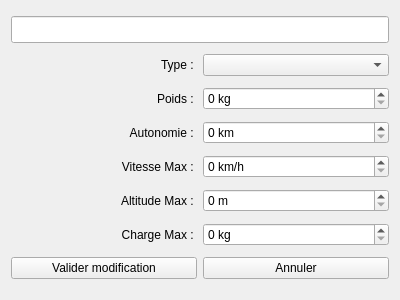
<?xml version="1.0" encoding="UTF-8"?>
<ui version="4.0">
 <class>DroneModif</class>
 <widget class="QWidget" name="DroneModif">
  <property name="geometry">
   <rect>
    <x>0</x>
    <y>0</y>
    <width>400</width>
    <height>300</height>
   </rect>
  </property>
  <property name="windowTitle">
   <string>Kirk Project - Modification de Drone</string>
  </property>
  <property name="windowIcon">
   <iconset resource="../res.qrc">
    <normaloff>:/files/Ressources/KirkProject.png</normaloff>:/files/Ressources/KirkProject.png</iconset>
  </property>
  <layout class="QVBoxLayout" name="verticalLayout_2">
   <item>
    <layout class="QHBoxLayout" name="lay_Titre">
     <item>
      <widget class="QLineEdit" name="leNom">
       <property name="font">
        <font>
         <pointsize>12</pointsize>
         <weight>75</weight>
         <bold>true</bold>
        </font>
       </property>
      </widget>
     </item>
    </layout>
   </item>
   <item>
    <layout class="QHBoxLayout" name="lay_Type">
     <item>
      <widget class="QLabel" name="lbType">
       <property name="text">
        <string>Type : </string>
       </property>
       <property name="alignment">
        <set>Qt::AlignRight|Qt::AlignTrailing|Qt::AlignVCenter</set>
       </property>
      </widget>
     </item>
     <item>
      <widget class="QComboBox" name="coType"/>
     </item>
    </layout>
   </item>
   <item>
    <layout class="QHBoxLayout" name="lay_Poids">
     <item>
      <widget class="QLabel" name="lbPoids">
       <property name="text">
        <string>Poids : </string>
       </property>
       <property name="alignment">
        <set>Qt::AlignRight|Qt::AlignTrailing|Qt::AlignVCenter</set>
       </property>
      </widget>
     </item>
     <item>
      <widget class="QDoubleSpinBox" name="dspPoids">
       <property name="suffix">
        <string> kg</string>
       </property>
       <property name="decimals">
        <number>0</number>
       </property>
       <property name="maximum">
        <double>100000.000000000000000</double>
       </property>
      </widget>
     </item>
    </layout>
   </item>
   <item>
    <layout class="QHBoxLayout" name="lay_Autonomie">
     <item>
      <widget class="QLabel" name="lbAutonomie">
       <property name="text">
        <string>Autonomie : </string>
       </property>
       <property name="alignment">
        <set>Qt::AlignRight|Qt::AlignTrailing|Qt::AlignVCenter</set>
       </property>
      </widget>
     </item>
     <item>
      <widget class="QDoubleSpinBox" name="dspAutonomie">
       <property name="suffix">
        <string> km</string>
       </property>
       <property name="decimals">
        <number>0</number>
       </property>
       <property name="maximum">
        <double>100000.000000000000000</double>
       </property>
      </widget>
     </item>
    </layout>
   </item>
   <item>
    <layout class="QHBoxLayout" name="lay_VitesseMax">
     <item>
      <widget class="QLabel" name="lbVitesseMax">
       <property name="text">
        <string>Vitesse Max : </string>
       </property>
       <property name="alignment">
        <set>Qt::AlignRight|Qt::AlignTrailing|Qt::AlignVCenter</set>
       </property>
      </widget>
     </item>
     <item>
      <widget class="QDoubleSpinBox" name="dspVitesseMax">
       <property name="suffix">
        <string> km/h</string>
       </property>
       <property name="decimals">
        <number>0</number>
       </property>
       <property name="maximum">
        <double>100000.000000000000000</double>
       </property>
      </widget>
     </item>
    </layout>
   </item>
   <item>
    <layout class="QHBoxLayout" name="lay_AltitudeMax">
     <item>
      <widget class="QLabel" name="lbAltitudeMax">
       <property name="text">
        <string>Altitude Max : </string>
       </property>
       <property name="alignment">
        <set>Qt::AlignRight|Qt::AlignTrailing|Qt::AlignVCenter</set>
       </property>
      </widget>
     </item>
     <item>
      <widget class="QDoubleSpinBox" name="dspAltitudeMax">
       <property name="suffix">
        <string> m</string>
       </property>
       <property name="decimals">
        <number>0</number>
       </property>
       <property name="maximum">
        <double>99999999999.000000000000000</double>
       </property>
      </widget>
     </item>
    </layout>
   </item>
   <item>
    <layout class="QHBoxLayout" name="lay_ChargeMax">
     <item>
      <widget class="QLabel" name="lbChargeMax">
       <property name="text">
        <string>Charge Max : </string>
       </property>
       <property name="alignment">
        <set>Qt::AlignRight|Qt::AlignTrailing|Qt::AlignVCenter</set>
       </property>
      </widget>
     </item>
     <item>
      <widget class="QDoubleSpinBox" name="dspChargeMax">
       <property name="suffix">
        <string> kg</string>
       </property>
       <property name="decimals">
        <number>0</number>
       </property>
       <property name="maximum">
        <double>100000.000000000000000</double>
       </property>
      </widget>
     </item>
    </layout>
   </item>
   <item>
    <layout class="QHBoxLayout" name="lay_pbs">
     <item>
      <widget class="QPushButton" name="pbValider">
       <property name="text">
        <string>Valider modification</string>
       </property>
      </widget>
     </item>
     <item>
      <widget class="QPushButton" name="pbAnnuler">
       <property name="text">
        <string>Annuler</string>
       </property>
      </widget>
     </item>
    </layout>
   </item>
  </layout>
 </widget>
 <resources>
  <include location="../res.qrc"/>
 </resources>
 <connections/>
</ui>
